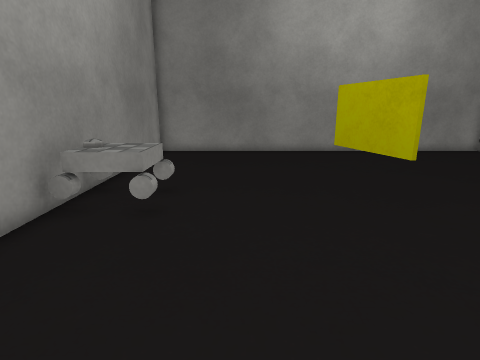
View 1 (above)

12 first-person views from a walk through a Unity game level. The camera is 1.3 m above the floor, tilts 14° down and sees 80° across. The floor is counted in squares, 0.5 m on a side. Each view is taken from the middle of a square. On the plan, view 1 faces up. The plan holds only what a view shows up to about 19 squares ahead; the rest is blank. Some surface patterns are stand-ins.

View 2
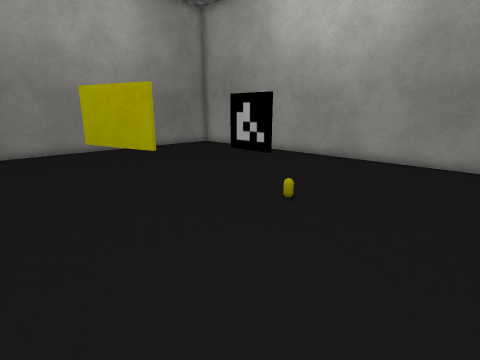

View 3
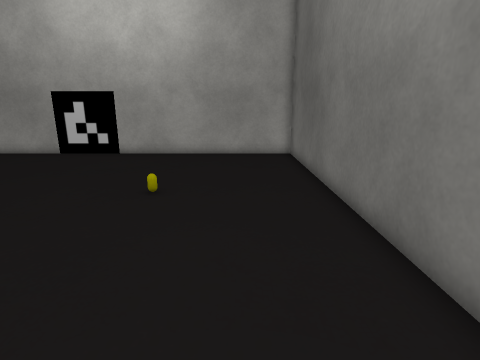

View 4
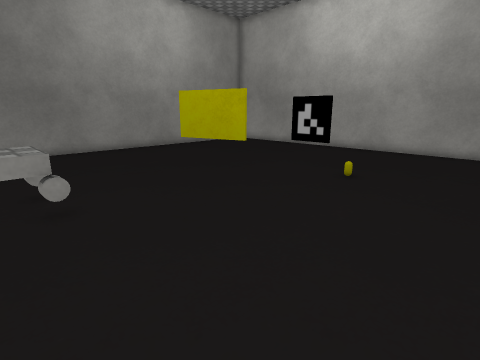

View 5
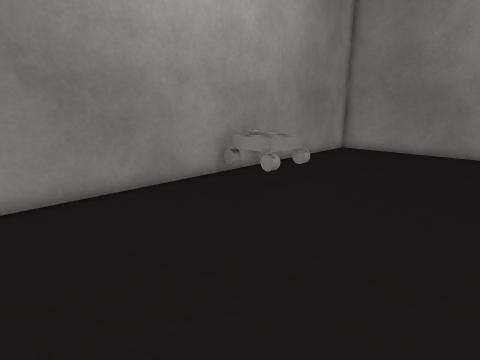

View 6
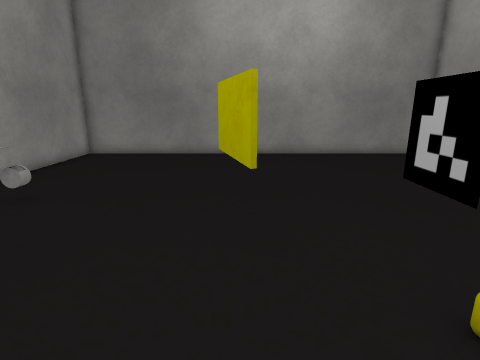

View 7
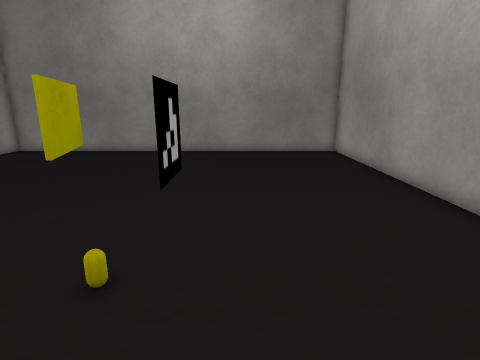

View 8
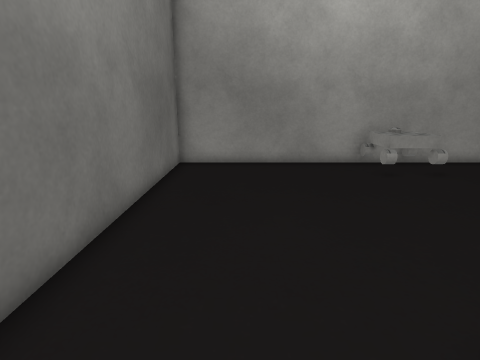

View 9
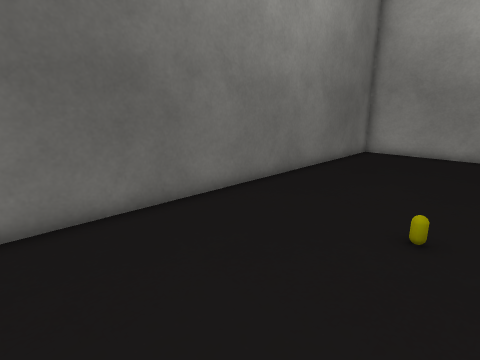

View 10
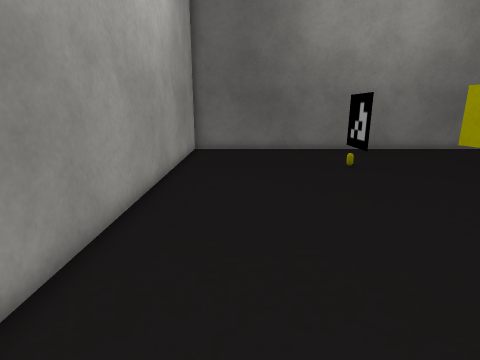

View 11
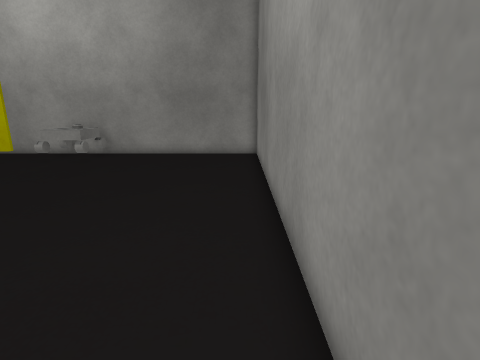

View 12
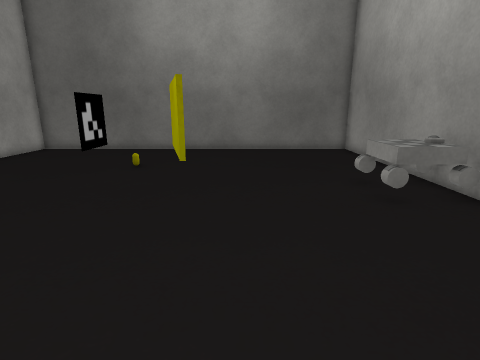

### Floor plan
Key: @ floor where view 1 was taken; # wall or solid block; . floor; = window, fence, low wall or low ledge; T thing the floor can be seen under or through; O other object.
Columns run from 5 left of view 1 to 15 right of it. Each row starts with its distance up from view 1.
 18 #####################
 17 #...................#
 16 #...................#
 15 #...................#
 14 #...................#
 13 #...................#
 12 #...................#
 11 #...................#
 10 #.......TT..........#
  9 #OO.....=T..........#
  8 #OO......T..........#
  7 #OO......T...T......#
  6 #............T......#
  5 #...................#
  4 #...................#
  3 #...................#
  2 #...................#
  1 #...................#
  0 #....@..............#
 -1 #...................#
 -2 #####################

Positions as (right, up) in squares from view 1, and headings:
1: (0, 0), facing up
2: (0, -1), facing up-right
3: (-2, 1), facing right
4: (-4, -1), facing up-right
5: (4, -1), facing up-left
6: (4, 1), facing up
7: (9, 0), facing up
8: (9, 1), facing left
9: (13, 5), facing down-left
10: (12, 17), facing down
11: (12, 17), facing left
12: (2, 17), facing down
